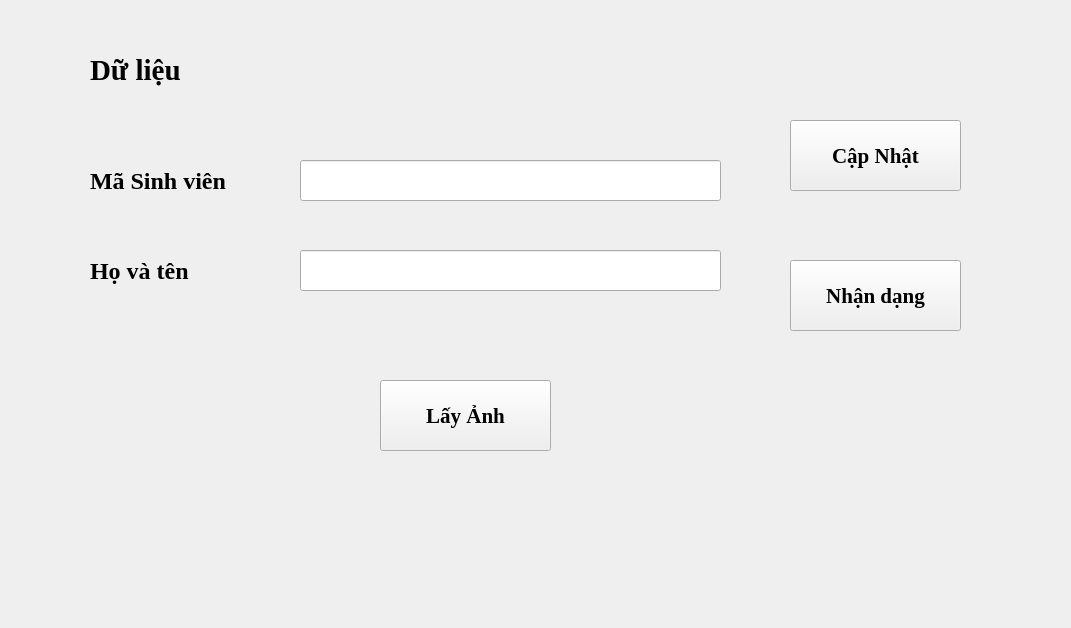
<?xml version="1.0" encoding="UTF-8"?>
<ui version="4.0">
 <class>Form</class>
 <widget class="QWidget" name="Form">
  <property name="geometry">
   <rect>
    <x>0</x>
    <y>0</y>
    <width>1071</width>
    <height>628</height>
   </rect>
  </property>
  <property name="windowTitle">
   <string>Nhận diện khuôn mặt</string>
  </property>
  <widget class="QLabel" name="label">
   <property name="geometry">
    <rect>
     <x>90</x>
     <y>40</y>
     <width>131</width>
     <height>61</height>
    </rect>
   </property>
   <property name="font">
    <font>
     <family>Times New Roman</family>
     <pointsize>22</pointsize>
     <weight>75</weight>
     <bold>true</bold>
    </font>
   </property>
   <property name="text">
    <string>Dữ liệu </string>
   </property>
   <property name="textFormat">
    <enum>Qt::MarkdownText</enum>
   </property>
  </widget>
  <widget class="QLabel" name="label_2">
   <property name="geometry">
    <rect>
     <x>90</x>
     <y>150</y>
     <width>171</width>
     <height>61</height>
    </rect>
   </property>
   <property name="font">
    <font>
     <family>Times New Roman</family>
     <pointsize>18</pointsize>
     <weight>75</weight>
     <bold>true</bold>
    </font>
   </property>
   <property name="text">
    <string>Mã Sinh viên</string>
   </property>
   <property name="textFormat">
    <enum>Qt::MarkdownText</enum>
   </property>
  </widget>
  <widget class="QLabel" name="label_3">
   <property name="geometry">
    <rect>
     <x>90</x>
     <y>240</y>
     <width>131</width>
     <height>61</height>
    </rect>
   </property>
   <property name="font">
    <font>
     <family>Times New Roman</family>
     <pointsize>18</pointsize>
     <weight>75</weight>
     <bold>true</bold>
    </font>
   </property>
   <property name="text">
    <string>Họ và tên</string>
   </property>
   <property name="textFormat">
    <enum>Qt::MarkdownText</enum>
   </property>
  </widget>
  <widget class="QLineEdit" name="txtMaSV">
   <property name="geometry">
    <rect>
     <x>300</x>
     <y>160</y>
     <width>421</width>
     <height>41</height>
    </rect>
   </property>
   <property name="font">
    <font>
     <family>Times New Roman</family>
     <pointsize>14</pointsize>
    </font>
   </property>
  </widget>
  <widget class="QLineEdit" name="txtHoTen">
   <property name="geometry">
    <rect>
     <x>300</x>
     <y>250</y>
     <width>421</width>
     <height>41</height>
    </rect>
   </property>
   <property name="font">
    <font>
     <family>Times New Roman</family>
     <pointsize>14</pointsize>
    </font>
   </property>
  </widget>
  <widget class="QPushButton" name="btnLayAnh">
   <property name="geometry">
    <rect>
     <x>380</x>
     <y>380</y>
     <width>171</width>
     <height>71</height>
    </rect>
   </property>
   <property name="font">
    <font>
     <family>Times New Roman</family>
     <pointsize>16</pointsize>
     <weight>75</weight>
     <bold>true</bold>
    </font>
   </property>
   <property name="text">
    <string>Lấy Ảnh</string>
   </property>
  </widget>
  <widget class="QPushButton" name="btnCapNhat">
   <property name="geometry">
    <rect>
     <x>790</x>
     <y>120</y>
     <width>171</width>
     <height>71</height>
    </rect>
   </property>
   <property name="font">
    <font>
     <family>Times New Roman</family>
     <pointsize>16</pointsize>
     <weight>75</weight>
     <bold>true</bold>
    </font>
   </property>
   <property name="text">
    <string>Cập Nhật</string>
   </property>
  </widget>
  <widget class="QPushButton" name="btnNhanDang">
   <property name="geometry">
    <rect>
     <x>790</x>
     <y>260</y>
     <width>171</width>
     <height>71</height>
    </rect>
   </property>
   <property name="font">
    <font>
     <family>Times New Roman</family>
     <pointsize>16</pointsize>
     <weight>75</weight>
     <bold>true</bold>
    </font>
   </property>
   <property name="text">
    <string>Nhận dạng</string>
   </property>
  </widget>
 </widget>
 <resources/>
 <connections/>
</ui>
